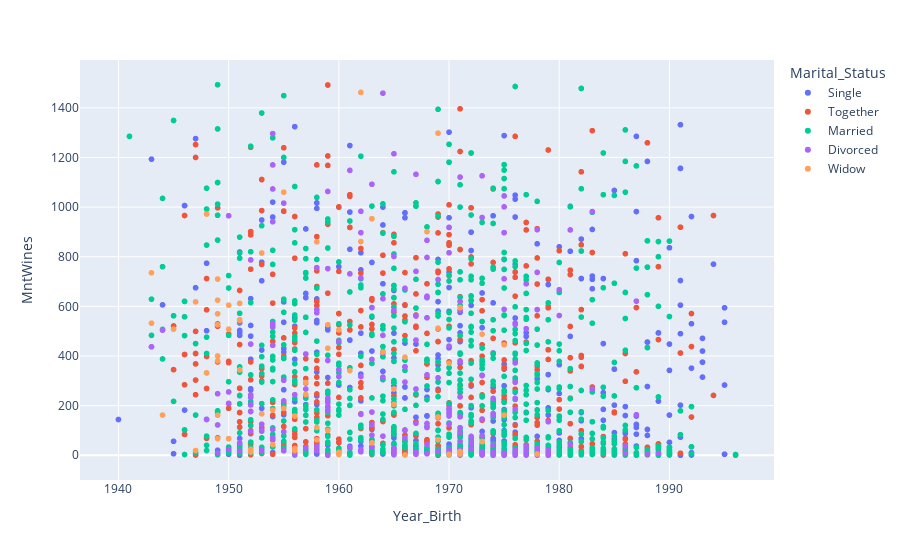

This figure's notebook cell:
### Code cell
px.scatter(data_frame=df_customer, x='Year_Birth', y='MntWines', color='Marital_Status')

### Figure 1 — Plotly figure (JSON) as saved in the notebook; plotly's stock layout.template omitted (floating-point values rounded to 4 significant figures; data arrays with more than 128 entries replaced by an {"elided": "..."} marker saying what was removed)
{"data": [{"hovertemplate": "Marital_Status=Single<br>Year_Birth=%{x}<br>MntWines=%{y}<extra></extra>", "legendgroup": "Single", "marker": {"color": "#636efa", "symbol": "circle"}, "mode": "markers", "name": "Single", "showlegend": true, "type": "scattergl", "x": {"elided": "486 int values"}, "xaxis": "x", "y": {"elided": "486 int values"}, "yaxis": "y"}, {"hovertemplate": "Marital_Status=Together<br>Year_Birth=%{x}<br>MntWines=%{y}<extra></extra>", "legendgroup": "Together", "marker": {"color": "#EF553B", "symbol": "circle"}, "mode": "markers", "name": "Together", "showlegend": true, "type": "scattergl", "x": {"elided": "578 int values"}, "xaxis": "x", "y": {"elided": "578 int values"}, "yaxis": "y"}, {"hovertemplate": "Marital_Status=Married<br>Year_Birth=%{x}<br>MntWines=%{y}<extra></extra>", "legendgroup": "Married", "marker": {"color": "#00cc96", "symbol": "circle"}, "mode": "markers", "name": "Married", "showlegend": true, "type": "scattergl", "x": {"elided": "864 int values"}, "xaxis": "x", "y": {"elided": "864 int values"}, "yaxis": "y"}, {"hovertemplate": "Marital_Status=Divorced<br>Year_Birth=%{x}<br>MntWines=%{y}<extra></extra>", "legendgroup": "Divorced", "marker": {"color": "#ab63fa", "symbol": "circle"}, "mode": "markers", "name": "Divorced", "showlegend": true, "type": "scattergl", "x": {"elided": "231 int values"}, "xaxis": "x", "y": {"elided": "231 int values"}, "yaxis": "y"}, {"hovertemplate": "Marital_Status=Widow<br>Year_Birth=%{x}<br>MntWines=%{y}<extra></extra>", "legendgroup": "Widow", "marker": {"color": "#FFA15A", "symbol": "circle"}, "mode": "markers", "name": "Widow", "showlegend": true, "type": "scattergl", "x": [1973, 1957, 1951, 1960, 1954, 1968, 1966, 1966, 1971, 1969, 1954, 1949, 1949, 1958, 1970, 1952, 1953, 1975, 1969, 1964, 1955, 1973, 1944, 1978, 1949, 1975, 1970, 1949, 1975, 1956, 1958, 1965, 1971, 1963, 1960, 1956, 1956, 1945, 1943, 1969, 1961, 1958, 1952, 1948, 1950, 1948, 1959, 1957, 1971, 1950, 1963, 1947, 1951, 1962, 1949, 1971, 1965, 1953, 1973, 1959, 1963, 1949, 1951, 1950, 1950, 1962, 1949, 1947, 1959, 1951, 1960, 1943, 1955, 1969, 1969, 1949, 1948], "xaxis": "x", "y": [55, 245, 546, 505, 182, 901, 395, 1, 15, 512, 43, 400, 161, 112, 4, 24, 815, 162, 63, 416, 1060, 55, 162, 5, 625, 445, 371, 67, 445, 19, 860, 205, 5, 953, 12, 27, 158, 508, 735, 1298, 341, 62, 13, 972, 508, 332, 431, 293, 595, 67, 50, 19, 612, 861, 380, 15, 267, 167, 488, 100, 953, 710, 344, 605, 67, 1462, 526, 618, 526, 544, 3, 532, 189, 154, 154, 570, 332], "yaxis": "y"}], "layout": {"legend": {"title": {"text": "Marital_Status"}, "tracegroupgap": 0}, "margin": {"t": 60}, "xaxis": {"anchor": "y", "domain": [0, 1], "title": {"text": "Year_Birth"}}, "yaxis": {"anchor": "x", "domain": [0, 1], "title": {"text": "MntWines"}}}}
